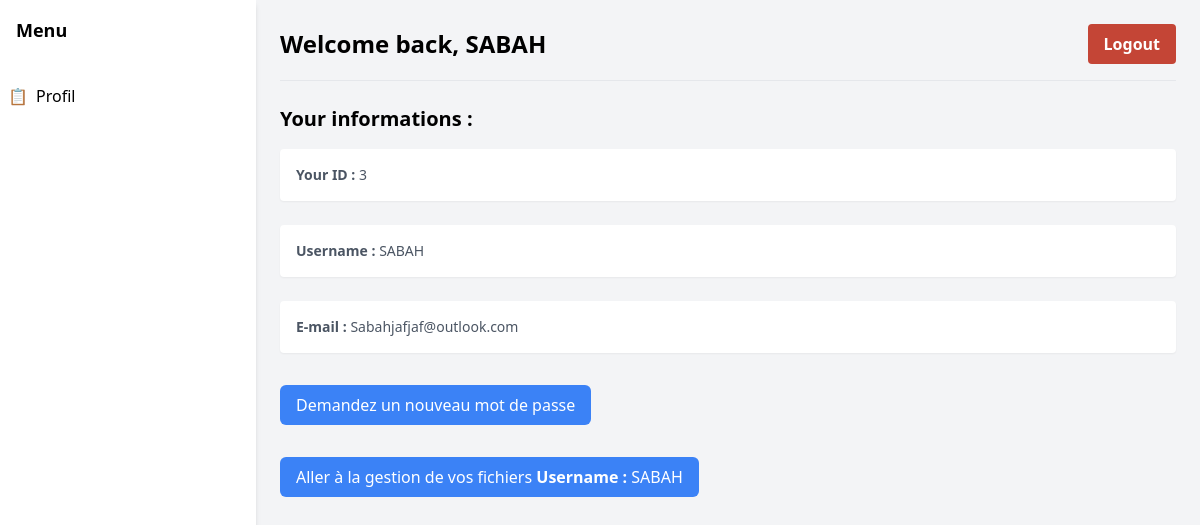
The page /user/user_settings_page/SABAH on the database its author committed.
### tables this page shows
CREATE TABLE users (
    id INTEGER PRIMARY KEY AUTOINCREMENT,
    username TEXT UNIQUE NOT NULL,
    password TEXT NOT NULL,
    email TEXT UNIQUE,              
    is_admin INTEGER DEFAULT 0       
);

### routes/user.py (the view)
@user_blueprint.route("/user_settings_page/<username>")
def user_settings_page(username):
    user_info = db_manager.get_user_infos(username)
    print(user_info)
    print(f"Current session: {dict(session)}")
    return render_template('user_settings_page.html', user_info=user_info)  #

### managers/database_manager.py (called while the page is built)
    def _connect(self):
        return sqlite3.connect(self.db_path)

    def get_user_infos(self, username):
        conn = self._connect()
        cursor = conn.cursor()
        cursor.execute('SELECT id, username, email, is_admin FROM users WHERE username = ?', (username,))
        infos = cursor.fetchone()
        conn.close()
        return infos

### templates/user_settings_page.html (shortened to what this page needs)
<!DOCTYPE html>
<html lang="fr">
  <head>
    <link
      href="{{ url_for('static', filename='output.css') }}"
      rel="stylesheet"
    />
  </head>
  <body class="bg-gray-100">
    <div class="flex min-h-screen">
      <div class="w-64 bg-white shadow-md">
        <div class="p-4">
          <h1 class="text-lg font-bold">Menu</h1>
        </div>
        <nav class="mt-4">
          <ul>
            <li class="p-2 hover:bg-gray-200">
              <a href="#" class="flex items-center space-x-2">
                <span>📋</span>
                <span>Profil</span>
              </a>
            </li>
          </ul>
        </nav>
      </div>
      <div class="flex-1 p-6">
        <header class="flex justify-between items-center pb-4 border-b">
          <h1 class="text-2xl font-bold">Welcome back, {{ user_info[1] }}</h1>
          <button
            onclick="location.href='/logout'"
            class="btn-custom text-white px-4 py-2 rounded-md"
          >
            Logout
          </button>
        </header>
        <div class="mt-6">
          <h2 class="text-xl font-semibold mb-4">Your informations :</h2>
          <div class="space-y-4">
            <div class="p-4 bg-white rounded shadow-sm">
              <p class="text-sm text-gray-600">
                <strong>Your ID :</strong> {{ user_info[0] }}
              </p>
            </div>
          </div>
        </div>
        <div class="mt-6">
          <div class="space-y-4">
            <div class="p-4 bg-white rounded shadow-sm">
              <p class="text-sm text-gray-600">
                <strong>Username :</strong> {{ user_info[1] }}
              </p>
            </div>
          </div>
        </div>
        <div class="mt-6">
          <div class="space-y-4">
            <div class="p-4 bg-white rounded shadow-sm">
              <p class="text-sm text-gray-600">
                <strong>E-mail :</strong> {{ user_info[2] }}
              </p>
            </div>
          </div>
        </div>
        <div class="mt-8">
          <button
            onclick="document.getElementById('confirmationModal').classList.remove('hidden')"
            class="bg-blue-500 text-white px-4 py-2 rounded-md"
          >
            Demandez un nouveau mot de passe
          </button>
        </div>
        <div class="mt-8">
          <button
            onclick="location.href='{{ url_for('file.file_page', username=user_info[1]) }}'"
            class="bg-blue-500 text-white px-4 py-2 rounded-md"
          >
            Aller à la gestion de vos fichiers
            <strong>Username :</strong> {{ user_info[1] }}
          </button>
        </div>
      </div>
    </div>
  </body>
</html>

### rows shown on the page
users: username "SABAH", id "3", email "Sabahjafjaf@outlook.com"
